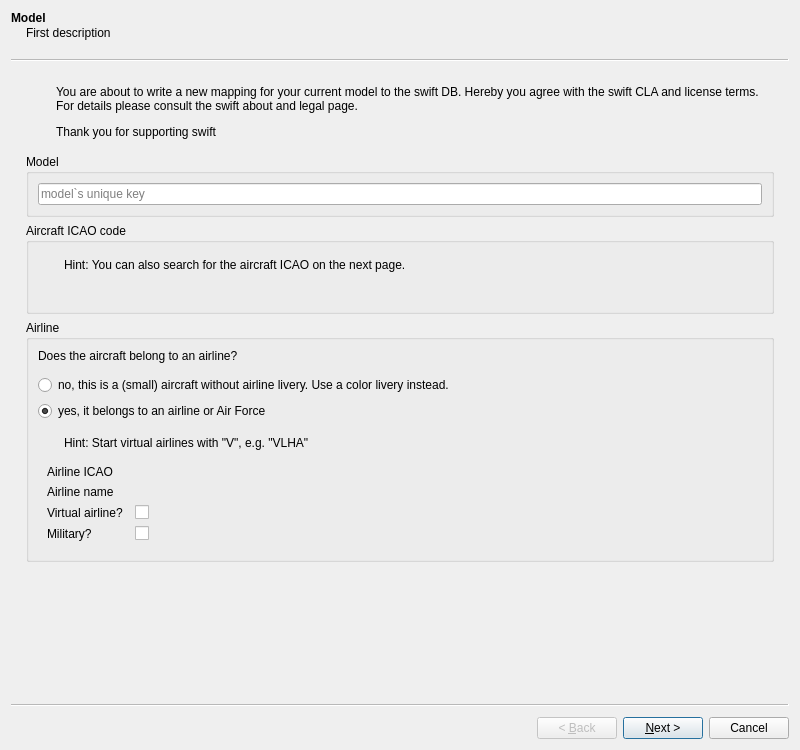
<?xml version="1.0" encoding="UTF-8"?>
<ui version="4.0">
 <class>CDbQuickMappingWizard</class>
 <widget class="QWizard" name="CDbQuickMappingWizard">
  <property name="geometry">
   <rect>
    <x>0</x>
    <y>0</y>
    <width>800</width>
    <height>750</height>
   </rect>
  </property>
  <property name="minimumSize">
   <size>
    <width>800</width>
    <height>650</height>
   </size>
  </property>
  <property name="windowTitle">
   <string>swift mapping wizard</string>
  </property>
  <property name="wizardStyle">
   <enum>QWizard::ClassicStyle</enum>
  </property>
  <widget class="BlackGui::COverlayMessagesWizardPage" name="wp1_Intro">
   <property name="title">
    <string>Model</string>
   </property>
   <property name="subTitle">
    <string>First description</string>
   </property>
   <layout class="QVBoxLayout" name="vl_IntroPage">
    <item>
     <widget class="QFrame" name="fr_Introduction">
      <layout class="QHBoxLayout" name="hl_Introduction" stretch="0,1">
       <property name="spacing">
        <number>20</number>
       </property>
       <property name="leftMargin">
        <number>3</number>
       </property>
       <item>
        <widget class="QLabel" name="lbl_IntroIcon">
         <property name="text">
          <string/>
         </property>
         <property name="pixmap">
          <pixmap resource="../../blackmisc/blackmisc.qrc">:/own/icons/own/swift3D/sw3DGreen-48.png</pixmap>
         </property>
        </widget>
       </item>
       <item>
        <widget class="QLabel" name="lbl_IntroText">
         <property name="text">
          <string>&lt;html&gt;&lt;head/&gt;&lt;body&gt;&lt;p&gt;You are about to write a new mapping for your current model to the swift DB. Hereby you agree with the swift CLA and license terms. For details please consult the swift about and legal page. &lt;/p&gt;&lt;p&gt;Thank you for supporting swift&lt;/p&gt;&lt;/body&gt;&lt;/html&gt;</string>
         </property>
         <property name="textFormat">
          <enum>Qt::RichText</enum>
         </property>
         <property name="wordWrap">
          <bool>true</bool>
         </property>
        </widget>
       </item>
      </layout>
     </widget>
    </item>
    <item>
     <layout class="QVBoxLayout" name="vl_Intro">
      <item alignment="Qt::AlignTop">
       <widget class="QGroupBox" name="gb_Model">
        <property name="title">
         <string>Model</string>
        </property>
        <layout class="QVBoxLayout" name="vl_Model">
         <item>
          <widget class="QLineEdit" name="le_ModelString">
           <property name="whatsThis">
            <string>the unique key identifies each aircraft model</string>
           </property>
           <property name="readOnly">
            <bool>true</bool>
           </property>
           <property name="placeholderText">
            <string>model`s unique key</string>
           </property>
          </widget>
         </item>
        </layout>
       </widget>
      </item>
      <item>
       <widget class="QGroupBox" name="gb_AircraftIcao">
        <property name="title">
         <string>Aircraft ICAO code</string>
        </property>
        <layout class="QVBoxLayout" name="vl_AircraftIcao">
         <item>
          <widget class="BlackGui::Components::CDbAircraftIcaoSelectorComponent" name="selector_AircraftIcaoCode">
           <property name="focusPolicy">
            <enum>Qt::StrongFocus</enum>
           </property>
          </widget>
         </item>
         <item>
          <widget class="QWidget" name="wi_AircraftIcaoHints" native="true">
           <layout class="QHBoxLayout" name="hl_AircraftIcaoHints">
            <property name="leftMargin">
             <number>0</number>
            </property>
            <property name="topMargin">
             <number>0</number>
            </property>
            <property name="rightMargin">
             <number>0</number>
            </property>
            <property name="bottomMargin">
             <number>30</number>
            </property>
            <item>
             <widget class="QLabel" name="lbl_HintAircraftIcaoIcon">
              <property name="maximumSize">
               <size>
                <width>20</width>
                <height>16777215</height>
               </size>
              </property>
              <property name="text">
               <string/>
              </property>
              <property name="pixmap">
               <pixmap resource="../../blackmisc/blackmisc.qrc">:/pastel/icons/pastel/16/infomation.png</pixmap>
              </property>
             </widget>
            </item>
            <item>
             <widget class="QLabel" name="lbl_HintAircraftIcao">
              <property name="text">
               <string>Hint: You can also search for the aircraft ICAO on the next page.</string>
              </property>
             </widget>
            </item>
           </layout>
          </widget>
         </item>
        </layout>
       </widget>
      </item>
      <item>
       <widget class="QGroupBox" name="gb_AirlineIcao">
        <property name="title">
         <string>Airline</string>
        </property>
        <layout class="QVBoxLayout" name="vl_AirlineIcao">
         <item>
          <widget class="QLabel" name="lbl_AirlineOrNoAirline">
           <property name="text">
            <string>Does the aircraft belong to an airline?</string>
           </property>
          </widget>
         </item>
         <item>
          <widget class="QWidget" name="wi_AirlineOrNoAirline" native="true">
           <layout class="QVBoxLayout" name="vl_AirlineOrNoAirline">
            <property name="leftMargin">
             <number>0</number>
            </property>
            <property name="topMargin">
             <number>6</number>
            </property>
            <item>
             <widget class="QRadioButton" name="rb_ColorLivery">
              <property name="text">
               <string>no, this is a (small) aircraft without airline livery. Use a color livery instead.</string>
              </property>
             </widget>
            </item>
            <item>
             <widget class="QRadioButton" name="rb_AirlineLivery">
              <property name="text">
               <string>yes, it belongs to an airline or Air Force</string>
              </property>
              <property name="checked">
               <bool>true</bool>
              </property>
             </widget>
            </item>
           </layout>
          </widget>
         </item>
         <item>
          <widget class="QWidget" name="wi_HintAirlineIcao" native="true">
           <layout class="QHBoxLayout" name="hl_HintAirlineIcao">
            <property name="leftMargin">
             <number>0</number>
            </property>
            <property name="topMargin">
             <number>0</number>
            </property>
            <property name="rightMargin">
             <number>0</number>
            </property>
            <property name="bottomMargin">
             <number>0</number>
            </property>
            <item>
             <widget class="QLabel" name="lbl_HintIconAirlineIcao">
              <property name="maximumSize">
               <size>
                <width>20</width>
                <height>16777215</height>
               </size>
              </property>
              <property name="text">
               <string/>
              </property>
              <property name="pixmap">
               <pixmap resource="../../blackmisc/blackmisc.qrc">:/pastel/icons/pastel/16/infomation.png</pixmap>
              </property>
             </widget>
            </item>
            <item>
             <widget class="QLabel" name="lbl_HintAirlineIcao">
              <property name="text">
               <string>Hint: Start virtual airlines with &quot;V&quot;, e.g. &quot;VLHA&quot;</string>
              </property>
             </widget>
            </item>
           </layout>
          </widget>
         </item>
         <item>
          <widget class="QFrame" name="fr_IntroAirlineSelection">
           <layout class="QFormLayout" name="fl_AircraftIcaoIntro">
            <property name="horizontalSpacing">
             <number>12</number>
            </property>
            <item row="2" column="0">
             <widget class="QLabel" name="lbl_AirlineSelector">
              <property name="text">
               <string>Airline ICAO</string>
              </property>
             </widget>
            </item>
            <item row="2" column="1">
             <widget class="BlackGui::Components::CDbAirlineIcaoSelectorComponent" name="selector_AirlineIcaoCode">
              <property name="maximumSize">
               <size>
                <width>225</width>
                <height>16777215</height>
               </size>
              </property>
              <property name="focusPolicy">
               <enum>Qt::StrongFocus</enum>
              </property>
             </widget>
            </item>
            <item row="3" column="0">
             <widget class="QLabel" name="lbl_AirlineName">
              <property name="text">
               <string>Airline name</string>
              </property>
             </widget>
            </item>
            <item row="3" column="1">
             <widget class="BlackGui::Components::CDbAirlineNameSelectorComponent" name="selector_AirlineName">
              <property name="maximumSize">
               <size>
                <width>225</width>
                <height>16777215</height>
               </size>
              </property>
              <property name="focusPolicy">
               <enum>Qt::StrongFocus</enum>
              </property>
             </widget>
            </item>
            <item row="4" column="0">
             <widget class="QLabel" name="lbl_VirtualAirline">
              <property name="text">
               <string>Virtual airline?</string>
              </property>
             </widget>
            </item>
            <item row="4" column="1">
             <widget class="QCheckBox" name="cb_VirtualAirline">
              <property name="maximumSize">
               <size>
                <width>50</width>
                <height>16777215</height>
               </size>
              </property>
             </widget>
            </item>
            <item row="5" column="0">
             <widget class="QLabel" name="lbl_Military">
              <property name="text">
               <string>Military?</string>
              </property>
             </widget>
            </item>
            <item row="5" column="1">
             <widget class="QCheckBox" name="cb_Military">
              <property name="maximumSize">
               <size>
                <width>50</width>
                <height>16777215</height>
               </size>
              </property>
             </widget>
            </item>
           </layout>
          </widget>
         </item>
        </layout>
       </widget>
      </item>
     </layout>
    </item>
   </layout>
  </widget>
  <widget class="BlackGui::COverlayMessagesWizardPage" name="wp2_Aircraft">
   <property name="title">
    <string>Aircraft</string>
   </property>
   <property name="subTitle">
    <string>Please select the ICAO code which best represents yout model</string>
   </property>
   <layout class="QVBoxLayout" name="vl_AircraftPage">
    <item>
     <widget class="BlackGui::Components::CDbAircraftIcaoComponent" name="comp_AircraftIcao">
      <property name="minimumSize">
       <size>
        <width>0</width>
        <height>300</height>
       </size>
      </property>
     </widget>
    </item>
   </layout>
  </widget>
  <widget class="BlackGui::COverlayMessagesWizardPage" name="wp3_LiveryColor">
   <property name="title">
    <string>Livery</string>
   </property>
   <property name="subTitle">
    <string>Livery by color</string>
   </property>
   <layout class="QVBoxLayout" name="vl_LiveryColorPage">
    <item>
     <widget class="QFrame" name="fr_ColorInfo">
      <property name="frameShape">
       <enum>QFrame::StyledPanel</enum>
      </property>
      <property name="frameShadow">
       <enum>QFrame::Raised</enum>
      </property>
      <layout class="QVBoxLayout" name="vl_ColorInfo">
       <item>
        <widget class="QLabel" name="lbl_ColorInfo">
         <property name="text">
          <string>&lt;html&gt;&lt;head/&gt;&lt;body&gt;&lt;p&gt;Your aircraft does not belong to an airline.&lt;br/&gt;Select its fuselage and tail color (or its primary and secondary color).&lt;/p&gt;&lt;/body&gt;&lt;/html&gt;</string>
         </property>
         <property name="textFormat">
          <enum>Qt::RichText</enum>
         </property>
        </widget>
       </item>
      </layout>
     </widget>
    </item>
    <item>
     <widget class="QGroupBox" name="gb_ColorSearch">
      <property name="title">
       <string>Select color</string>
      </property>
      <layout class="QVBoxLayout" name="vl_ColorSearch">
       <item>
        <widget class="BlackGui::Components::CDbLiveryColorSearch" name="comp_ColorSearch">
         <property name="minimumSize">
          <size>
           <width>0</width>
           <height>60</height>
          </size>
         </property>
         <property name="maximumSize">
          <size>
           <width>300</width>
           <height>16777215</height>
          </size>
         </property>
         <property name="frameShape">
          <enum>QFrame::StyledPanel</enum>
         </property>
         <property name="frameShadow">
          <enum>QFrame::Raised</enum>
         </property>
        </widget>
       </item>
      </layout>
     </widget>
    </item>
   </layout>
  </widget>
  <widget class="BlackGui::COverlayMessagesWizardPage" name="wp4_Livery">
   <property name="title">
    <string>Livery</string>
   </property>
   <property name="subTitle">
    <string>Please select the livery best matching your aircraft</string>
   </property>
   <layout class="QVBoxLayout" name="vl_LiveryPage">
    <item>
     <widget class="BlackGui::Components::CDbLiveryComponent" name="comp_Livery">
      <property name="minimumSize">
       <size>
        <width>0</width>
        <height>300</height>
       </size>
      </property>
     </widget>
    </item>
   </layout>
  </widget>
  <widget class="BlackGui::COverlayMessagesWizardPage" name="wp5_Distributor">
   <property name="title">
    <string>Distributor / package</string>
   </property>
   <property name="subTitle">
    <string>Select the correct package / distributor. HINT: Use 'ZZZZ' if there is no corresponding simulator-</string>
   </property>
   <layout class="QVBoxLayout" name="vl_DistributorPage">
    <item>
     <widget class="BlackGui::Components::CDbDistributorComponent" name="comp_Distributor">
      <property name="minimumSize">
       <size>
        <width>0</width>
        <height>250</height>
       </size>
      </property>
     </widget>
    </item>
   </layout>
  </widget>
  <widget class="BlackGui::COverlayMessagesWizardPage" name="wp6_Confirmation">
   <property name="title">
    <string>Confirmation</string>
   </property>
   <property name="subTitle">
    <string>Check if the data are correct</string>
   </property>
   <layout class="QVBoxLayout" name="vl_ConfirmationPage">
    <item>
     <widget class="QGroupBox" name="gb_SupportedSimulators">
      <property name="title">
       <string>Supported simulators</string>
      </property>
      <layout class="QHBoxLayout" name="hl_SupportedSimulators">
       <item alignment="Qt::AlignLeft">
        <widget class="BlackGui::Components::CSimulatorSelector" name="selector_Simulator">
         <property name="minimumSize">
          <size>
           <width>175</width>
           <height>20</height>
          </size>
         </property>
        </widget>
       </item>
      </layout>
     </widget>
    </item>
    <item>
     <widget class="BlackGui::Editors::CAircraftModelForm" name="editor_AircraftModel">
      <property name="minimumSize">
       <size>
        <width>0</width>
        <height>200</height>
       </size>
      </property>
     </widget>
    </item>
    <item>
     <widget class="QFrame" name="fr_ConfirmationOk">
      <property name="frameShape">
       <enum>QFrame::StyledPanel</enum>
      </property>
      <property name="frameShadow">
       <enum>QFrame::Raised</enum>
      </property>
      <layout class="QHBoxLayout" name="horizontalLayout">
       <item>
        <widget class="QLabel" name="lbl_Confirmation">
         <property name="text">
          <string>You can now send the data to the database. Press the &quot;Next&quot; button.</string>
         </property>
        </widget>
       </item>
      </layout>
     </widget>
    </item>
    <item>
     <widget class="QFrame" name="fr_ConfirmationStillErrors">
      <property name="frameShape">
       <enum>QFrame::StyledPanel</enum>
      </property>
      <property name="frameShadow">
       <enum>QFrame::Raised</enum>
      </property>
      <layout class="QHBoxLayout" name="horizontalLayout_2">
       <item>
        <widget class="QLabel" name="lbl_StillErrors">
         <property name="text">
          <string>There are still errors. Use the &quot;Back&quot; button and review your selections.</string>
         </property>
        </widget>
       </item>
      </layout>
     </widget>
    </item>
   </layout>
  </widget>
  <widget class="BlackGui::COverlayMessagesWizardPage" name="wp7_Credentials">
   <property name="title">
    <string>Credentials</string>
   </property>
   <property name="subTitle">
    <string>Please tell us who you are</string>
   </property>
   <layout class="QVBoxLayout" name="verticalLayout_2">
    <item>
     <widget class="QGroupBox" name="gb_Credentials">
      <property name="minimumSize">
       <size>
        <width>0</width>
        <height>125</height>
       </size>
      </property>
      <property name="title">
       <string>User data</string>
      </property>
      <layout class="QVBoxLayout" name="vl_Credentials">
       <item>
        <widget class="BlackGui::Components::CDbLoginComponent" name="comp_DbLogin">
         <property name="frameShape">
          <enum>QFrame::StyledPanel</enum>
         </property>
         <property name="frameShadow">
          <enum>QFrame::Raised</enum>
         </property>
        </widget>
       </item>
      </layout>
     </widget>
    </item>
   </layout>
  </widget>
  <widget class="BlackGui::COverlayMessagesWizardPage" name="wp8_LastConfirmation">
   <layout class="QVBoxLayout" name="verticalLayout_3">
    <item>
     <widget class="QLabel" name="lbl_Info">
      <property name="sizePolicy">
       <sizepolicy hsizetype="Expanding" vsizetype="Expanding">
        <horstretch>0</horstretch>
        <verstretch>0</verstretch>
       </sizepolicy>
      </property>
      <property name="text">
       <string>&lt;html&gt;&lt;head/&gt;&lt;body&gt;&lt;p&gt;&lt;span style=&quot; font-size:14pt;&quot;&gt;By pressing &amp;quot;NEXT&amp;quot; you will send the changed data!&lt;/span&gt;&lt;/p&gt;&lt;/body&gt;&lt;/html&gt;</string>
      </property>
      <property name="alignment">
       <set>Qt::AlignCenter</set>
      </property>
     </widget>
    </item>
   </layout>
  </widget>
  <widget class="BlackGui::COverlayMessagesWizardPage" name="wp9_SendStatus">
   <property name="title">
    <string>Status</string>
   </property>
   <property name="subTitle">
    <string>Overall status confirmation</string>
   </property>
   <layout class="QVBoxLayout" name="verticalLayout">
    <item>
     <widget class="QGroupBox" name="gb_SendStatus">
      <property name="minimumSize">
       <size>
        <width>0</width>
        <height>125</height>
       </size>
      </property>
      <property name="title">
       <string>Send status</string>
      </property>
      <layout class="QVBoxLayout" name="vl_SendStatus">
       <item>
        <widget class="BlackGui::Components::CStatusMessagesDetail" name="comp_Log">
         <property name="frameShape">
          <enum>QFrame::StyledPanel</enum>
         </property>
         <property name="frameShadow">
          <enum>QFrame::Raised</enum>
         </property>
        </widget>
       </item>
      </layout>
     </widget>
    </item>
   </layout>
  </widget>
 </widget>
 <customwidgets>
  <customwidget>
   <class>BlackGui::Components::CDbDistributorComponent</class>
   <extends>QFrame</extends>
   <header>blackgui/components/dbdistributorcomponent.h</header>
   <container>1</container>
  </customwidget>
  <customwidget>
   <class>BlackGui::Components::CDbAircraftIcaoSelectorComponent</class>
   <extends>QFrame</extends>
   <header>blackgui/components/dbaircrafticaoselectorcomponent.h</header>
   <container>1</container>
  </customwidget>
  <customwidget>
   <class>BlackGui::Components::CDbAirlineIcaoSelectorComponent</class>
   <extends>QFrame</extends>
   <header>blackgui/components/dbairlineicaoselectorcomponent.h</header>
   <container>1</container>
  </customwidget>
  <customwidget>
   <class>BlackGui::Components::CDbLiveryColorSearch</class>
   <extends>QFrame</extends>
   <header>blackgui/components/dbliverycolorsearch.h</header>
   <container>1</container>
  </customwidget>
  <customwidget>
   <class>BlackGui::Components::CDbAircraftIcaoComponent</class>
   <extends>QFrame</extends>
   <header>blackgui/components/dbaircrafticaocomponent.h</header>
   <container>1</container>
  </customwidget>
  <customwidget>
   <class>BlackGui::Components::CDbLiveryComponent</class>
   <extends>QFrame</extends>
   <header>blackgui/components/dbliverycomponent.h</header>
   <container>1</container>
  </customwidget>
  <customwidget>
   <class>BlackGui::Components::CDbAirlineNameSelectorComponent</class>
   <extends>QFrame</extends>
   <header>blackgui/components/dbairlinenameselectorcomponent.h</header>
   <container>1</container>
  </customwidget>
  <customwidget>
   <class>BlackGui::Components::CStatusMessagesDetail</class>
   <extends>QFrame</extends>
   <header>blackgui/components/statusmessagesdetail.h</header>
   <container>1</container>
  </customwidget>
  <customwidget>
   <class>BlackGui::Editors::CAircraftModelForm</class>
   <extends>QFrame</extends>
   <header>blackgui/editors/aircraftmodelform.h</header>
   <container>1</container>
  </customwidget>
  <customwidget>
   <class>BlackGui::Components::CDbLoginComponent</class>
   <extends>QFrame</extends>
   <header>blackgui/components/dblogincomponent.h</header>
   <container>1</container>
  </customwidget>
  <customwidget>
   <class>BlackGui::COverlayMessagesWizardPage</class>
   <extends>QWizardPage</extends>
   <header>blackgui/overlaymessagesframe.h</header>
   <container>1</container>
  </customwidget>
  <customwidget>
   <class>BlackGui::Components::CSimulatorSelector</class>
   <extends>QFrame</extends>
   <header>blackgui/components/simulatorselector.h</header>
   <container>1</container>
  </customwidget>
 </customwidgets>
 <tabstops>
  <tabstop>le_ModelString</tabstop>
  <tabstop>selector_AircraftIcaoCode</tabstop>
  <tabstop>rb_ColorLivery</tabstop>
  <tabstop>rb_AirlineLivery</tabstop>
  <tabstop>selector_AirlineIcaoCode</tabstop>
  <tabstop>selector_AirlineName</tabstop>
  <tabstop>cb_VirtualAirline</tabstop>
  <tabstop>cb_Military</tabstop>
 </tabstops>
 <resources>
  <include location="../../blackmisc/blackmisc.qrc"/>
 </resources>
 <connections/>
</ui>
